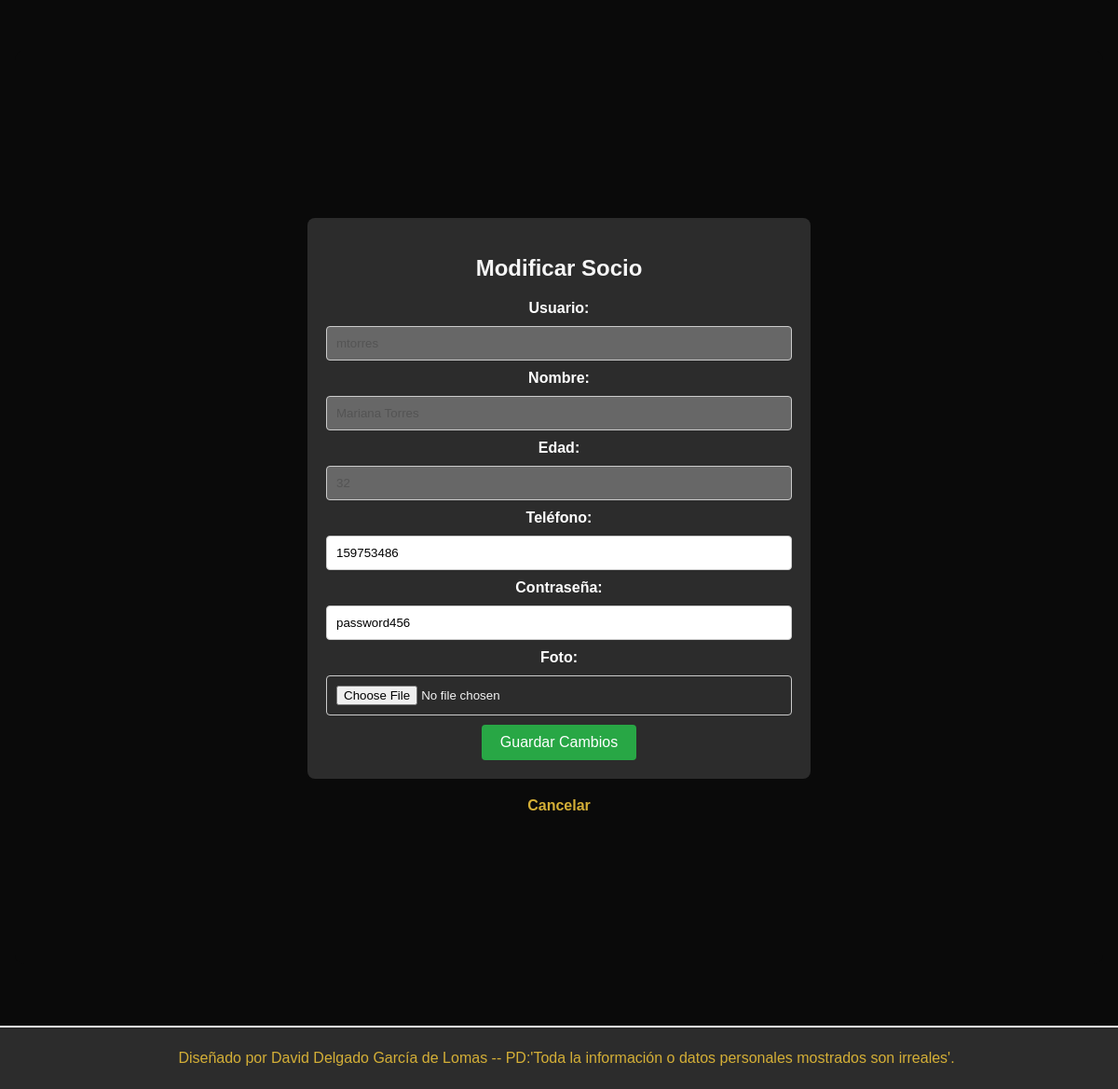
Before: /php/socios/socios_formulario.php (signed in, lower part) with the older database file.
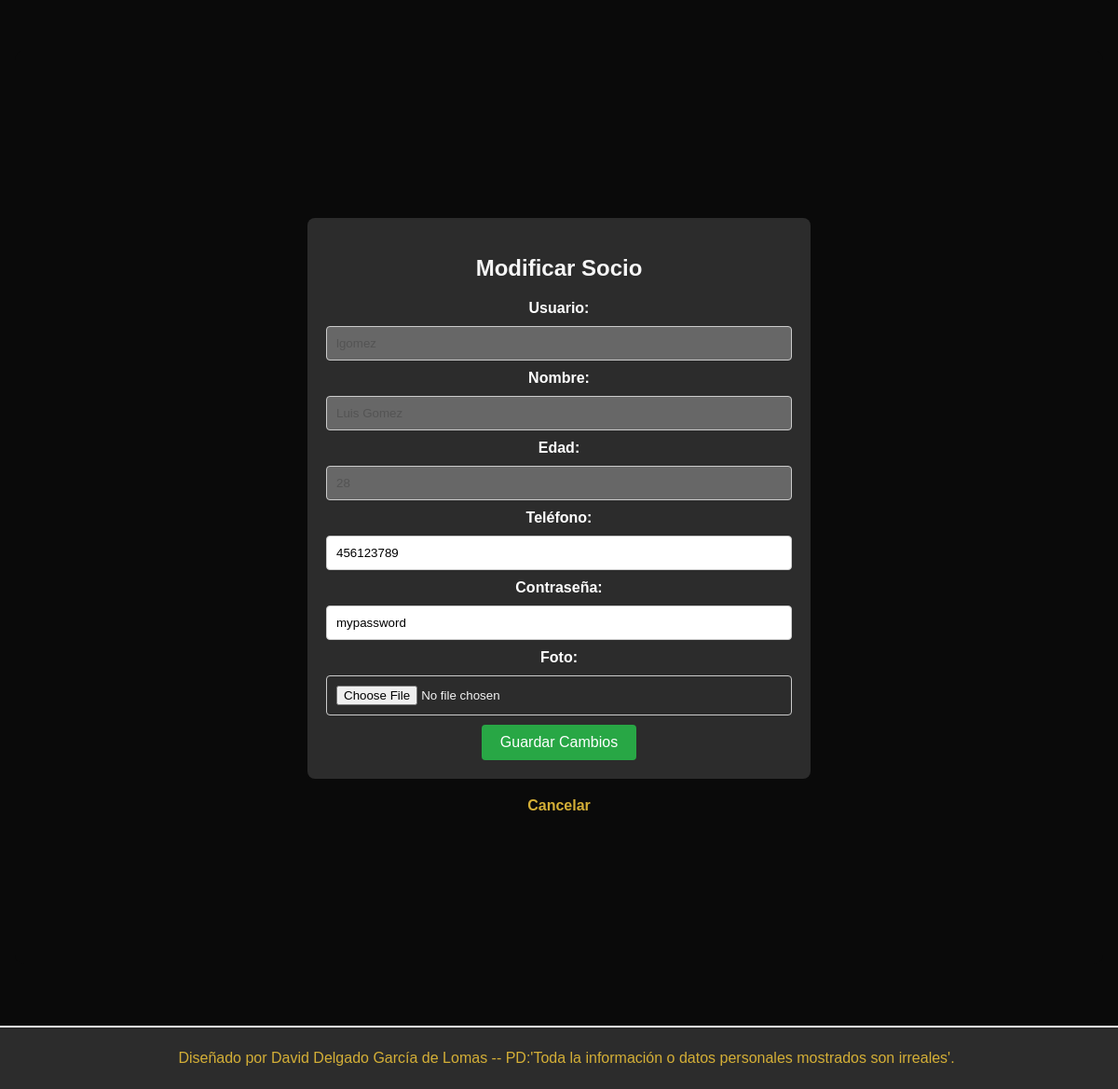
After: the same page with the newer database file.
### tables this page shows
CREATE TABLE socio (
    id_socio INT AUTO_INCREMENT PRIMARY KEY,
    nombre VARCHAR(100) NOT NULL,
    edad INT NOT NULL,
    contrasena VARCHAR(255) NOT NULL,
    usuario VARCHAR(50) UNIQUE NOT NULL,
    telefono VARCHAR(15) NOT NULL,
    foto VARCHAR(255)
);

### php/socios/socios.php (called while the page is built, shortened)
<?php
function obtenerDatosSocio($id) {
    global $nombre_db, $nombre_host, $nombre_usuario, $password_db;
    $conexion = conectar($nombre_host, $nombre_usuario, $password_db, $nombre_db);
    $stmt = $conexion->prepare("SELECT id_socio, usuario, nombre, edad, telefono, contrasena, foto FROM socio WHERE id_socio = ?");
    $stmt->bind_param("i", $id);
    $stmt->execute();
    $resultado = $stmt->get_result();
    $datosSocio = null;
    if ($resultado->num_rows > 0) {
        $datosSocio = $resultado->fetch_assoc();
    }
    return $datosSocio;
}
?>

### php/socios/socios_formulario.php (the view, shortened to what the changed rows need)
<?php
require_once("../servicios/servicios.php");
require_once("../socios/socios.php");
?>
<!DOCTYPE html>
<html lang="en">
<head>
    <link rel="stylesheet" href="../../estilos/styles.css">
</head>
<body>
    <div class="container">
    <?php
        echo "<div class='secc'>";
    ?>
    <div id="resultadoSocios">
        <?php
        include_once 'socios.php';
        if (isset($_SESSION['id_socio']) && $_SESSION['id_socio'] == 0) {
            if (isset($_GET['busqueda']) && !empty($_GET['search'])) {
                $searchTerm = $_GET['search'];
                motrarsocios($searchTerm, true);
            } else {
                motrarsocios('', true);
            }
            if (isset($_GET['modificar'])) {
                $id_socio = $_GET['modificar'];
                if ($id_socio != 0) {
                    $datosSocio = obtenerDatosSocio($id_socio);
                    if ($datosSocio) {
                        echo "
                        <div class='formulario'>
                            <form id='form-modificar' method='POST' action='socios.php' enctype='multipart/form-data'>
                                <h2>Modificar Socio</h2>
                                <input type='hidden' name='id_socio' value='" . $id_socio . "'>
                                <label for='usuario'>Usuario:</label>
                                <input type='text' name='usuario' id='usuario' value='" . $datosSocio['usuario']  . "'>
                                <span class='error'></span>
                                <label for='nombre'>Nombre:</label>
                                <input type='text' name='nombre' id='nombre' value='" . $datosSocio['nombre'] . "'>
                                <span class='error'></span>
                                <label for='edad'>Edad:</label>
                                <input type='text' name='edad' id='edad' value='" . $datosSocio['edad'] . "'>
                                <span class='error'></span>
                                <label for='telefono'>Teléfono:</label>
                                <input type='text' name='telefono' id='telefono' value='" . $datosSocio['telefono'] . "'>
                                <span class='error'></span>
                                <label for='contrasena'>Contraseña:</label>
                                <input type='text' name='contrasena' id='contrasena' value='" . $datosSocio['contrasena'] . "'>
                                <span class='error'></span>
                                <label for='foto'>Foto:</label>
                                <input type='file' name='foto' id='foto'>
                                <span class='error'></span>
                                <button type='submit' name='guardar_cambios'>Guardar Cambios</button>
                            </form>
                            <a href='socios_formulario.php'>Cancelar</a>
                        </div>";
                    } else {
                        echo "<p>Socio no encontrado.</p>";
                    }
                }
            }
        } else {
            $id_socio = $_SESSION['id_socio'];
            if ($id_socio != 0) {
                $datosSocio = obtenerDatosSocio($id_socio);
                if ($datosSocio) {
                    echo "
                    <div class='formulario'>
                        <form id='form-modificar' method='POST' action='socios.php' enctype='multipart/form-data'>
                            <h2>Modificar Socio</h2>
                            <input type='hidden' name='id_socio' value='" . $id_socio . "'>
                            <label for='usuario'>Usuario:</label>
                            <input type='text' name='usuario' id='usuario' value='" . $datosSocio['usuario']  . "' disabled>
                            <span class='error'></span>
                            <label for='nombre'>Nombre:</label>
                            <input type='text' name='nombre' id='nombre' value='" . $datosSocio['nombre'] . "' disabled>
                            <span class='error'></span>
                            <label for='edad'>Edad:</label>
                            <input type='text' name='edad' id='edad' value='" . $datosSocio['edad'] . "' disabled>
                            <span class='error'></span>
                            <label for='telefono'>Teléfono:</label>
                            <input type='text' name='telefono' id='telefono' value='" . $datosSocio['telefono'] . "'>
                            <span class='error'></span>
                            <label for='contrasena'>Contraseña:</label>
                            <input type='text' name='contrasena' id='contrasena' value='" . $datosSocio['contrasena'] . "'>
                            <span class='error'></span>
                            <label for='foto'>Foto:</label>
                            <input type='file' name='foto' id='foto'>
                            <span class='error'></span>
                            <button type='submit' name='guardar_cambios'>Guardar Cambios</button>
                        </form>
                        <a href='socios_formulario.php'>Cancelar</a>
                    </div>";
                } else {
                    echo "<p>Socio no encontrado.</p>";
                }
            }
        }
        ?>
    </div>
    <?php
        echo "</div>";
    ?>
</body>
</html>

Changed rows visible on the page:
changed socio: usuario "mtorres" → "lgomez"; nombre "Mariana Torres" → "Luis Gomez"; edad "32" → "28"; telefono "159753486" → "456123789"; contrasena "password456" → "mypassword"
